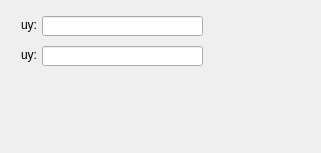
       <widget class="QWidget" name="heatConvection">
        <property name="geometry">
         <rect>
          <x>0</x>
          <y>0</y>
          <width>321</width>
          <height>153</height>
         </rect>
        </property>
        <attribute name="label">
         <string>Heat Convection</string>
        </attribute>
        <widget class="QLabel" name="lblUy1">
         <property name="geometry">
          <rect>
           <x>21</x>
           <y>17</y>
           <width>271</width>
           <height>16</height>
          </rect>
         </property>
         <property name="text">
          <string>uy:                                           m/s</string>
         </property>
        </widget>
        <widget class="QLineEdit" name="lEditUy1">
         <property name="geometry">
          <rect>
           <x>42</x>
           <y>16</y>
           <width>161</width>
           <height>20</height>
          </rect>
         </property>
        </widget>
        <widget class="QLabel" name="lblUy2">
         <property name="geometry">
          <rect>
           <x>21</x>
           <y>47</y>
           <width>271</width>
           <height>16</height>
          </rect>
         </property>
         <property name="text">
          <string>uy:                                           m/s</string>
         </property>
        </widget>
        <widget class="QLineEdit" name="lEditUy2">
         <property name="geometry">
          <rect>
           <x>42</x>
           <y>46</y>
           <width>161</width>
           <height>20</height>
          </rect>
         </property>
        </widget>
       </widget>
